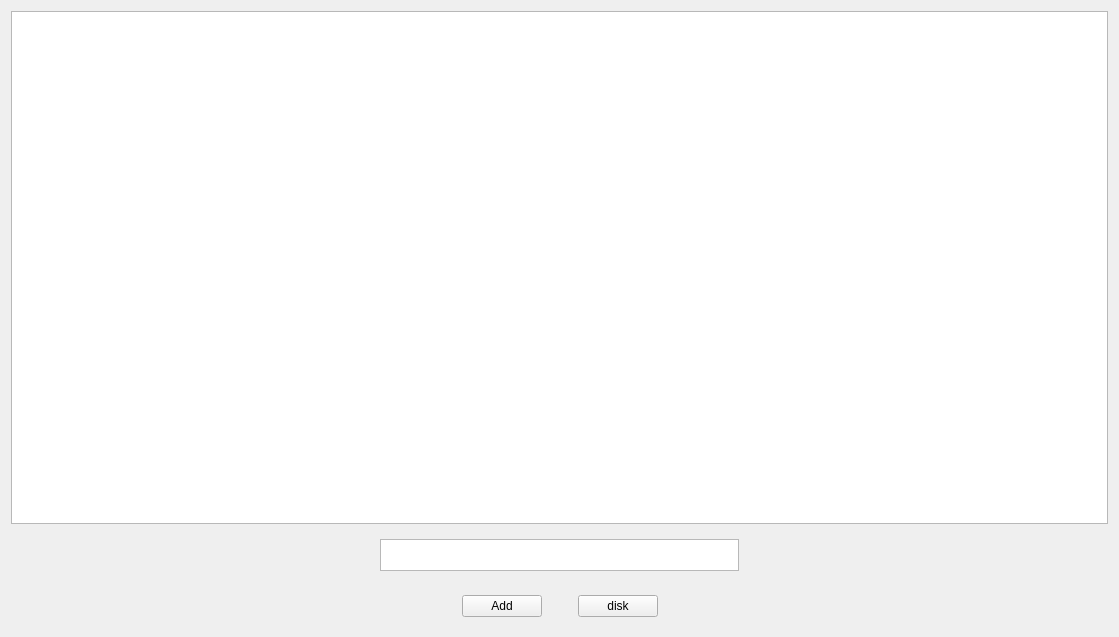
<?xml version="1.0" encoding="UTF-8"?>
<ui version="4.0">
 <class>Widget</class>
 <widget class="QWidget" name="Widget">
  <property name="geometry">
   <rect>
    <x>0</x>
    <y>0</y>
    <width>1119</width>
    <height>637</height>
   </rect>
  </property>
  <property name="windowTitle">
   <string>Widget</string>
  </property>
  <layout class="QVBoxLayout" name="verticalLayout">
   <item>
    <widget class="QTableWidget" name="tableWidget"/>
   </item>
   <item>
    <widget class="QWidget" name="widget_2" native="true">
     <property name="sizePolicy">
      <sizepolicy hsizetype="Preferred" vsizetype="Fixed">
       <horstretch>0</horstretch>
       <verstretch>0</verstretch>
      </sizepolicy>
     </property>
     <property name="minimumSize">
      <size>
       <width>0</width>
       <height>50</height>
      </size>
     </property>
     <property name="maximumSize">
      <size>
       <width>16777215</width>
       <height>50</height>
      </size>
     </property>
     <layout class="QHBoxLayout" name="horizontalLayout_2">
      <item>
       <spacer name="horizontalSpacer_4">
        <property name="orientation">
         <enum>Qt::Horizontal</enum>
        </property>
        <property name="sizeHint" stdset="0">
         <size>
          <width>40</width>
          <height>20</height>
         </size>
        </property>
       </spacer>
      </item>
      <item>
       <widget class="QTextEdit" name="textEdit">
        <property name="sizePolicy">
         <sizepolicy hsizetype="Expanding" vsizetype="Fixed">
          <horstretch>0</horstretch>
          <verstretch>0</verstretch>
         </sizepolicy>
        </property>
       </widget>
      </item>
      <item>
       <spacer name="horizontalSpacer_5">
        <property name="orientation">
         <enum>Qt::Horizontal</enum>
        </property>
        <property name="sizeHint" stdset="0">
         <size>
          <width>40</width>
          <height>20</height>
         </size>
        </property>
       </spacer>
      </item>
     </layout>
    </widget>
   </item>
   <item>
    <widget class="QWidget" name="widget" native="true">
     <property name="sizePolicy">
      <sizepolicy hsizetype="Preferred" vsizetype="Fixed">
       <horstretch>0</horstretch>
       <verstretch>0</verstretch>
      </sizepolicy>
     </property>
     <layout class="QHBoxLayout" name="horizontalLayout">
      <item>
       <spacer name="horizontalSpacer">
        <property name="orientation">
         <enum>Qt::Horizontal</enum>
        </property>
        <property name="sizeHint" stdset="0">
         <size>
          <width>40</width>
          <height>20</height>
         </size>
        </property>
       </spacer>
      </item>
      <item>
       <widget class="QPushButton" name="add_button">
        <property name="text">
         <string>Add</string>
        </property>
        <property name="icon">
         <iconset resource="res/res.qrc">
          <normaloff>:/twotone_add_black_24dp.png</normaloff>:/twotone_add_black_24dp.png</iconset>
        </property>
       </widget>
      </item>
      <item>
       <spacer name="horizontalSpacer_3">
        <property name="orientation">
         <enum>Qt::Horizontal</enum>
        </property>
        <property name="sizeType">
         <enum>QSizePolicy::Fixed</enum>
        </property>
        <property name="sizeHint" stdset="0">
         <size>
          <width>30</width>
          <height>20</height>
         </size>
        </property>
       </spacer>
      </item>
      <item>
       <widget class="QPushButton" name="put_disk">
        <property name="text">
         <string>disk</string>
        </property>
       </widget>
      </item>
      <item>
       <spacer name="horizontalSpacer_2">
        <property name="orientation">
         <enum>Qt::Horizontal</enum>
        </property>
        <property name="sizeHint" stdset="0">
         <size>
          <width>40</width>
          <height>20</height>
         </size>
        </property>
       </spacer>
      </item>
     </layout>
    </widget>
   </item>
  </layout>
 </widget>
 <resources>
  <include location="res/res.qrc"/>
 </resources>
 <connections/>
</ui>
